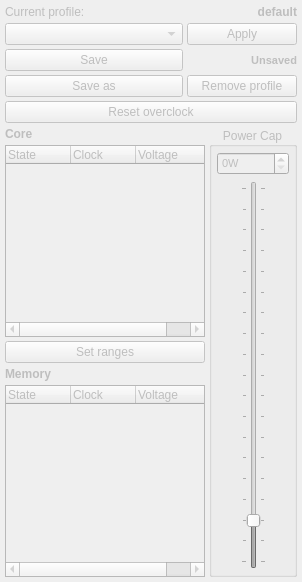
          <widget class="QWidget" name="tab_ocTable">
           <property name="enabled">
            <bool>false</bool>
           </property>
           <attribute name="title">
            <string>States table</string>
           </attribute>
           <layout class="QGridLayout" name="gridLayout_20" columnstretch="0,0,1">
            <property name="leftMargin">
             <number>5</number>
            </property>
            <property name="topMargin">
             <number>5</number>
            </property>
            <property name="rightMargin">
             <number>5</number>
            </property>
            <property name="bottomMargin">
             <number>5</number>
            </property>
            <property name="spacing">
             <number>4</number>
            </property>
            <item row="0" column="0" colspan="2">
             <layout class="QGridLayout" name="gridLayout_13">
              <item row="1" column="1">
               <widget class="QPushButton" name="btn_applyOcTable">
                <property name="maximumSize">
                 <size>
                  <width>110</width>
                  <height>16777215</height>
                 </size>
                </property>
                <property name="text">
                 <string>Apply</string>
                </property>
               </widget>
              </item>
              <item row="0" column="1">
               <widget class="QLabel" name="l_currentOcProfile">
                <property name="font">
                 <font>
                  <bold>true</bold>
                 </font>
                </property>
                <property name="text">
                 <string>default</string>
                </property>
                <property name="alignment">
                 <set>Qt::AlignRight|Qt::AlignTrailing|Qt::AlignVCenter</set>
                </property>
               </widget>
              </item>
              <item row="0" column="0">
               <widget class="QLabel" name="label_19">
                <property name="text">
                 <string>Current profile:</string>
                </property>
               </widget>
              </item>
              <item row="1" column="0">
               <widget class="QComboBox" name="combo_ocProfiles"/>
              </item>
              <item row="2" column="0">
               <widget class="QPushButton" name="btn_saveOcProfile">
                <property name="text">
                 <string>Save</string>
                </property>
               </widget>
              </item>
              <item row="3" column="0">
               <widget class="QPushButton" name="btn_saveOcProfileAs">
                <property name="text">
                 <string>Save as</string>
                </property>
               </widget>
              </item>
              <item row="3" column="1">
               <widget class="QPushButton" name="btn_removeOcProfile">
                <property name="text">
                 <string>Remove profile</string>
                </property>
               </widget>
              </item>
              <item row="4" column="0" colspan="2">
               <widget class="QPushButton" name="btn_resetOcTable">
                <property name="text">
                 <string>Reset overclock</string>
                </property>
               </widget>
              </item>
              <item row="2" column="1">
               <widget class="QLabel" name="l_ocProfileUnsavedInficator">
                <property name="font">
                 <font>
                  <pointsize>8</pointsize>
                  <bold>true</bold>
                 </font>
                </property>
                <property name="text">
                 <string>Unsaved</string>
                </property>
                <property name="alignment">
                 <set>Qt::AlignRight|Qt::AlignTrailing|Qt::AlignVCenter</set>
                </property>
               </widget>
              </item>
             </layout>
            </item>
            <item row="1" column="0">
             <widget class="QLabel" name="l_ocTableTitle">
              <property name="maximumSize">
               <size>
                <width>200</width>
                <height>16777215</height>
               </size>
              </property>
              <property name="font">
               <font>
                <bold>true</bold>
               </font>
              </property>
              <property name="text">
               <string>Core</string>
              </property>
             </widget>
            </item>
            <item row="2" column="0">
             <widget class="QTreeWidget" name="list_coreStates">
              <property name="minimumSize">
               <size>
                <width>200</width>
                <height>0</height>
               </size>
              </property>
              <property name="maximumSize">
               <size>
                <width>200</width>
                <height>16777215</height>
               </size>
              </property>
              <property name="alternatingRowColors">
               <bool>false</bool>
              </property>
              <property name="indentation">
               <number>2</number>
              </property>
              <attribute name="headerCascadingSectionResizes">
               <bool>false</bool>
              </attribute>
              <attribute name="headerDefaultSectionSize">
               <number>65</number>
              </attribute>
              <column>
               <property name="text">
                <string>State</string>
               </property>
              </column>
              <column>
               <property name="text">
                <string>Clock</string>
               </property>
              </column>
              <column>
               <property name="text">
                <string>Voltage</string>
               </property>
              </column>
             </widget>
            </item>
            <item row="3" column="0">
             <widget class="QPushButton" name="btn_setOcRanges">
              <property name="text">
               <string>Set ranges</string>
              </property>
             </widget>
            </item>
            <item row="4" column="0">
             <widget class="QLabel" name="l_memOcTableTitle">
              <property name="font">
               <font>
                <bold>true</bold>
               </font>
              </property>
              <property name="text">
               <string>Memory</string>
              </property>
             </widget>
            </item>
            <item row="5" column="0">
             <widget class="QTreeWidget" name="list_memStates">
              <property name="maximumSize">
               <size>
                <width>200</width>
                <height>16777215</height>
               </size>
              </property>
              <property name="alternatingRowColors">
               <bool>false</bool>
              </property>
              <property name="indentation">
               <number>0</number>
              </property>
              <attribute name="headerCascadingSectionResizes">
               <bool>false</bool>
              </attribute>
              <attribute name="headerDefaultSectionSize">
               <number>65</number>
              </attribute>
              <column>
               <property name="text">
                <string>State</string>
               </property>
              </column>
              <column>
               <property name="text">
                <string>Clock</string>
               </property>
              </column>
              <column>
               <property name="text">
                <string>Voltage</string>
               </property>
              </column>
             </widget>
            </item>
            <item row="1" column="1" rowspan="5">
             <widget class="QGroupBox" name="group_powerCap">
              <property name="enabled">
               <bool>false</bool>
              </property>
              <property name="title">
               <string>Power Cap</string>
              </property>
              <property name="alignment">
               <set>Qt::AlignCenter</set>
              </property>
              <property name="flat">
               <bool>false</bool>
              </property>
              <layout class="QGridLayout" name="gridLayout_19">
               <property name="leftMargin">
                <number>5</number>
               </property>
               <property name="topMargin">
                <number>5</number>
               </property>
               <property name="rightMargin">
                <number>5</number>
               </property>
               <property name="bottomMargin">
                <number>5</number>
               </property>
               <item row="1" column="2">
                <spacer name="horizontalSpacer_6">
                 <property name="orientation">
                  <enum>Qt::Horizontal</enum>
                 </property>
                 <property name="sizeHint" stdset="0">
                  <size>
                   <width>5</width>
                   <height>20</height>
                  </size>
                 </property>
                </spacer>
               </item>
               <item row="1" column="1">
                <widget class="QSlider" name="slider_powerCap">
                 <property name="minimum">
                  <number>10</number>
                 </property>
                 <property name="maximum">
                  <number>100</number>
                 </property>
                 <property name="value">
                  <number>20</number>
                 </property>
                 <property name="orientation">
                  <enum>Qt::Vertical</enum>
                 </property>
                 <property name="invertedControls">
                  <bool>false</bool>
                 </property>
                 <property name="tickPosition">
                  <enum>QSlider::TicksBothSides</enum>
                 </property>
                 <property name="tickInterval">
                  <number>5</number>
                 </property>
                </widget>
               </item>
               <item row="1" column="0">
                <spacer name="horizontalSpacer_8">
                 <property name="orientation">
                  <enum>Qt::Horizontal</enum>
                 </property>
                 <property name="sizeHint" stdset="0">
                  <size>
                   <width>5</width>
                   <height>20</height>
                  </size>
                 </property>
                </spacer>
               </item>
               <item row="0" column="0" colspan="3">
                <widget class="QSpinBox" name="spin_powerCap">
                 <property name="font">
                  <font>
                   <pointsize>8</pointsize>
                  </font>
                 </property>
                 <property name="suffix">
                  <string>W</string>
                 </property>
                </widget>
               </item>
              </layout>
             </widget>
            </item>
            <item row="0" column="2" rowspan="6">
             <layout class="QVBoxLayout" name="verticalLayout_10"/>
            </item>
           </layout>
          </widget>
